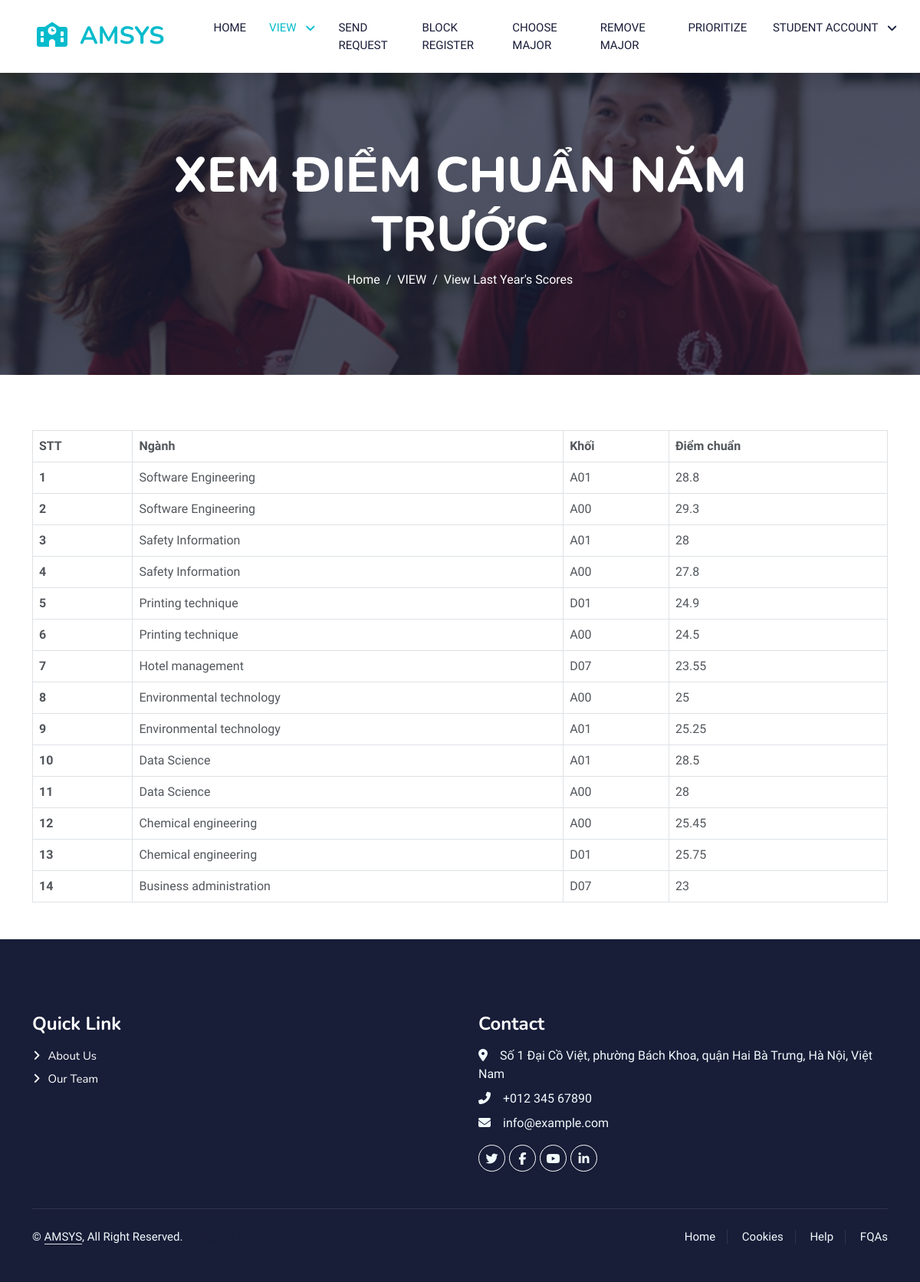
Screenshot of /diemNamTrc.php with the database file from the repository.
### tables this page shows
CREATE TABLE Cutoff_Scores (
    major_id INT,
    block_id INT,
    cutoff_score FLOAT,
    PRIMARY KEY (major_id, block_id),
    FOREIGN KEY (major_id) REFERENCES Majors(major_id),
    FOREIGN KEY (block_id) REFERENCES Blocks(block_id)
);

CREATE TABLE Majors (
    major_id INT PRIMARY KEY,
    major_name VARCHAR(100)
);

CREATE TABLE Blocks (
    block_id INT PRIMARY KEY,
    block_name VARCHAR(10)
);

### diemNamTrc.php (the view, shortened to what this page needs)
<!DOCTYPE html>
<html>
<head>
    <link href="https://cdnjs.cloudflare.com/ajax/libs/font-awesome/5.10.0/css/all.min.css" rel="stylesheet">
    <link href="https://cdn.jsdelivr.net/npm/bootstrap-icons@1.4.1/font/bootstrap-icons.css" rel="stylesheet">
    <link href="lib/animate/animate.min.css" rel="stylesheet">
    <link href="lib/owlcarousel/assets/owl.carousel.min.css" rel="stylesheet">
    <link href="css/bootstrap.min.css" rel="stylesheet">
    <link href="./css/style.css" rel="stylesheet"></head>
<body>
    <nav class="navbar navbar-expand-lg bg-white navbar-light shadow sticky-top p-0">
        <a href="home.html" class="navbar-brand d-flex align-items-center px-4 px-lg-5">
            <h2 class="m-0 text-primary"><i class="fa-solid fa-school me-3"></i>AMSYS</h2>
        </a>
        <div class="collapse navbar-collapse" id="navbarCollapse">
            <div class="navbar-nav ms-auto p-4 p-lg-0">
                <a href="home.html" class="nav-item nav-link">Home</a>
                <div class="nav-item dropdown">
                    <a href="#" class="nav-link dropdown-toggle active" data-bs-toggle="dropdown">
                      VIEW
                    </a>
                </div>
                <a href="guiyeucau.php" class="nav-item nav-link">SEND REQUEST</a>
                <a href="./dangkykhoi.php" class="nav-item nav-link">Block Register</a>
                <a href="./luachonnganh.php" class="nav-item nav-link">Choose Major</a>
                <a href="./xoanganh.php" class="nav-item nav-link">Remove Major</a>
                <a href="./xepnguyenvong.php" class="nav-item nav-link">Prioritize</a>
                <div class="nav-item dropdown">
                    <a href="#" class="nav-link dropdown-toggle" data-bs-toggle="dropdown">
                      STUDENT ACCOUNT
                    </a>
                </div>
            </div>
        </div>
    </nav>
    <div class="container-fluid bg-primary py-5 mb-5 page-header">
        <div class="container py-5">
            <div class="row justify-content-center">
                <div class="col-lg-10 text-center">
                    <h1 class="display-3 text-white animated slideInDown">XEM ĐIỂM CHUẨN NĂM TRƯỚC</h1>
                    <nav aria-label="breadcrumb">
                        <ol class="breadcrumb justify-content-center">
                            <li class="breadcrumb-item"><a class="text-white" href="#">Home</a></li>
                            <li class="breadcrumb-item"><a class="text-white" href="#">VIEW</a></li>
                            <li class="breadcrumb-item text-white active" aria-current="page">View Last Year's Scores</li>
                        </ol>
                    </nav>
                </div>
            </div>
        </div>
    </div>
    <?php
$db_server= "localhost";
$db_user="root";
$db_pass="";
$db_name="dbtest1";
$conn = mysqli_connect($db_server,$db_user,$db_pass,$db_name);
$sql = "SELECT m.major_name, b.block_name, c.cutoff_score FROM Majors m
        JOIN Cutoff_Scores c ON c.major_id = m.major_id
        JOIN Blocks b ON c.block_id = b.block_id
        ORDER BY major_name DESC";
$result = mysqli_query($conn, $sql);
if (mysqli_num_rows($result) > 0) {
    echo "<br><div class='container'><table class='table table-bordered'>
    <thead>
      <tr>
        <th scope='col'>STT</th>
        <th scope='col'>Ngành</th>
        <th scope='col'>Khối</th>
        <th scope='col'>Điểm chuẩn</th>
      </tr>
    </thead>
    <tbody>";
    $rank = 1;
    while ($row = $result->fetch_assoc()) {
        echo "<tr><th scope='row'>$rank</th>";
        echo "<td>".$row["major_name"]."</td>";
        echo "<td>".$row["block_name"]."</td>";
        echo "<td>".$row["cutoff_score"]."</td>";
        echo "</tr>";
        $rank++;
    }
    echo "</tbody></table></div>";
} else {
    echo '<script>alert("Không có thông tin.")</script>';
}
?>
    <div class="container-fluid bg-dark text-light footer pt-5 mt-5 wow fadeIn" data-wow-delay="0.1s">
        <div class="container py-5">
            <div class="row g-5">
                <div class="col-lg-6 col-md-6">
                    <h4 class="text-white mb-3">Quick Link</h4>
                    <a class="btn btn-link" href="">About Us</a>
                    <a class="btn btn-link" href="">Our Team</a>
                </div>
                <div class="col-lg-6 col-md-6">
                    <h4 class="text-white mb-3">Contact</h4>
                    <p class="mb-2"><i class="fa fa-map-marker-alt me-3"></i>Số 1 Đại Cồ Việt, phường Bách Khoa, quận Hai Bà Trưng, Hà Nội, Việt Nam</p>
                    <p class="mb-2"><i class="fa fa-phone-alt me-3"></i>+012 345 67890</p>
                    <p class="mb-2"><i class="fa fa-envelope me-3"></i>info@example.com</p>
                    <div class="d-flex pt-2">
                        <a class="btn btn-outline-light btn-social" href=""><i class="fab fa-twitter"></i></a>
                        <a class="btn btn-outline-light btn-social" href=""><i class="fab fa-facebook-f"></i></a>
                        <a class="btn btn-outline-light btn-social" href=""><i class="fab fa-youtube"></i></a>
                        <a class="btn btn-outline-light btn-social" href=""><i class="fab fa-linkedin-in"></i></a>
                    </div>
                </div>
            </div>
        </div>
        <div class="container">
            <div class="copyright">
                <div class="row">
                    <div class="col-md-6 text-center text-md-start mb-3 mb-md-0">
                        &copy; <a class="border-bottom" href="#">AMSYS</a>, All Right Reserved.
                        <span style="color: #181d38;"></a>Designed By HTML Codex</span><br><br>
                    </div>
                    <div class="col-md-6 text-center text-md-end">
                        <div class="footer-menu">
                            <a href="">Home</a>
                            <a href="">Cookies</a>
                            <a href="">Help</a>
                            <a href="">FQAs</a>
                        </div>
                    </div>
                </div>
            </div>
        </div>
    </div>
</body>
</html>

### css/style.css (style rules this page uses)
:root { --primary: #06BBCC; --light: #F0FBFC; --dark: #181d38; }
.btn { font-family: 'Nunito', sans-serif; font-weight: 600; transition: .5s; }
.navbar .dropdown-toggle::after { border: none; content: "\f107"; font-family: "Font Awesome 5 Free"; font-weight: 900; vertical-align: middle; margin-left: 8px; }
.navbar-light .navbar-nav .nav-link { margin-right: 30px; padding: 25px 0; color: #FFFFFF; font-size: 15px; text-transform: uppercase; outline: none; }
.navbar-light .navbar-nav .nav-link:hover, .navbar-light .navbar-nav .nav-link.active { color: var(--primary); }
.navbar-light .navbar-brand, .navbar-light a.btn { height: 75px; }
.navbar-light .navbar-nav .nav-link { color: var(--dark); font-weight: 500; }
.navbar-light.sticky-top { top: -100px; transition: .5s; }
.page-header { background: linear-gradient(rgba(24, 29, 56, .7), rgba(24, 29, 56, .7)), url(../img/xxw-dsc9346-agej.jpg); background-position: center center; background-repeat: no-repeat; background-size: cover; }
.breadcrumb-item + .breadcrumb-item::before { color: var(--light); }
.footer .btn.btn-social { margin-right: 5px; width: 35px; height: 35px; display: flex; align-items: center; justify-content: center; color: var(--light); font-weight: normal; border: 1px solid #FFFFFF; border-radius: 35px; transition: .3s; }
.footer .btn.btn-link { display: block; margin-bottom: 5px; padding: 0; text-align: left; color: #FFFFFF; font-size: 15px; font-weight: normal; text-transform: capitalize; transition: .3s; }
.footer .btn.btn-link::before { position: relative; content: "\f105"; font-family: "Font Awesome 5 Free"; font-weight: 900; margin-right: 10px; }
.footer .copyright { padding: 25px 0; font-size: 15px; border-top: 1px solid rgba(256, 256, 256, .1); }
.footer .copyright a { color: var(--light); }
.footer .footer-menu a { margin-right: 15px; padding-right: 15px; border-right: 1px solid rgba(255, 255, 255, .1); }
.footer .footer-menu a:last-child { margin-right: 0; padding-right: 0; border-right: none; }
*,:after,:before { box-sizing:border-box }
a { color:inherit;text-decoration:none }

### rows the page displays
cutoff_scores: major.major_name "Software Engineering", block.block_name "A01", cutoff_score "28.8"
cutoff_scores: major.major_name "Software Engineering", block.block_name "A00", cutoff_score "29.3"
cutoff_scores: major.major_name "Safety Information", block.block_name "A01", cutoff_score "28"
cutoff_scores: major.major_name "Safety Information", block.block_name "A00", cutoff_score "27.8"
cutoff_scores: major.major_name "Printing technique", block.block_name "D01", cutoff_score "24.9"
cutoff_scores: major.major_name "Printing technique", block.block_name "A00", cutoff_score "24.5"
cutoff_scores: major.major_name "Hotel management", block.block_name "D07", cutoff_score "23.55"
cutoff_scores: major.major_name "Environmental technology", block.block_name "A00", cutoff_score "25"
cutoff_scores: major.major_name "Environmental technology", block.block_name "A01", cutoff_score "25.25"
cutoff_scores: major.major_name "Data Science", block.block_name "A01", cutoff_score "28.5"
cutoff_scores: major.major_name "Data Science", block.block_name "A00", cutoff_score "28"
cutoff_scores: major.major_name "Chemical engineering", block.block_name "A00", cutoff_score "25.45"
cutoff_scores: major.major_name "Chemical engineering", block.block_name "D01", cutoff_score "25.75"
cutoff_scores: major.major_name "Business administration", block.block_name "D07", cutoff_score "23"
